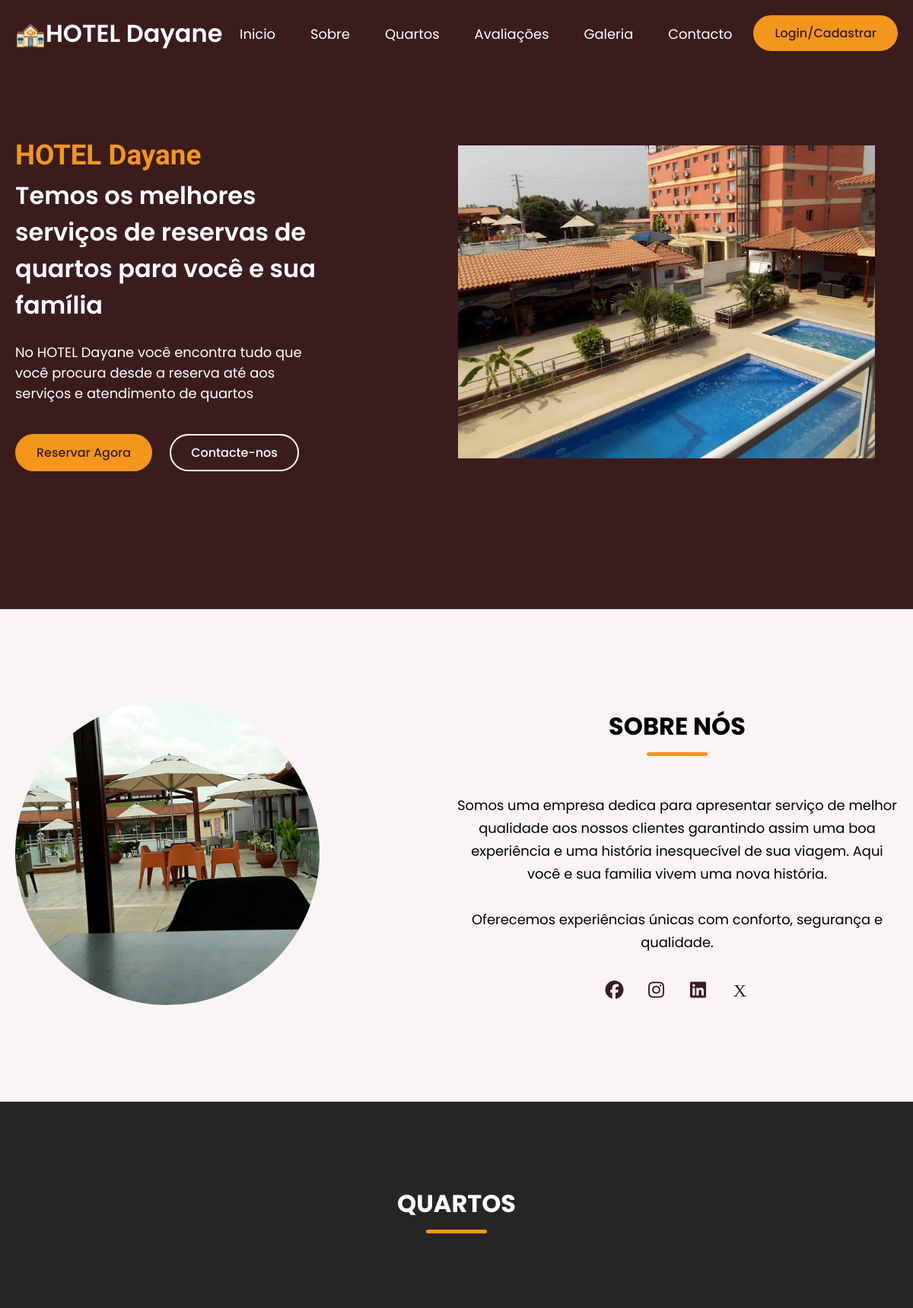
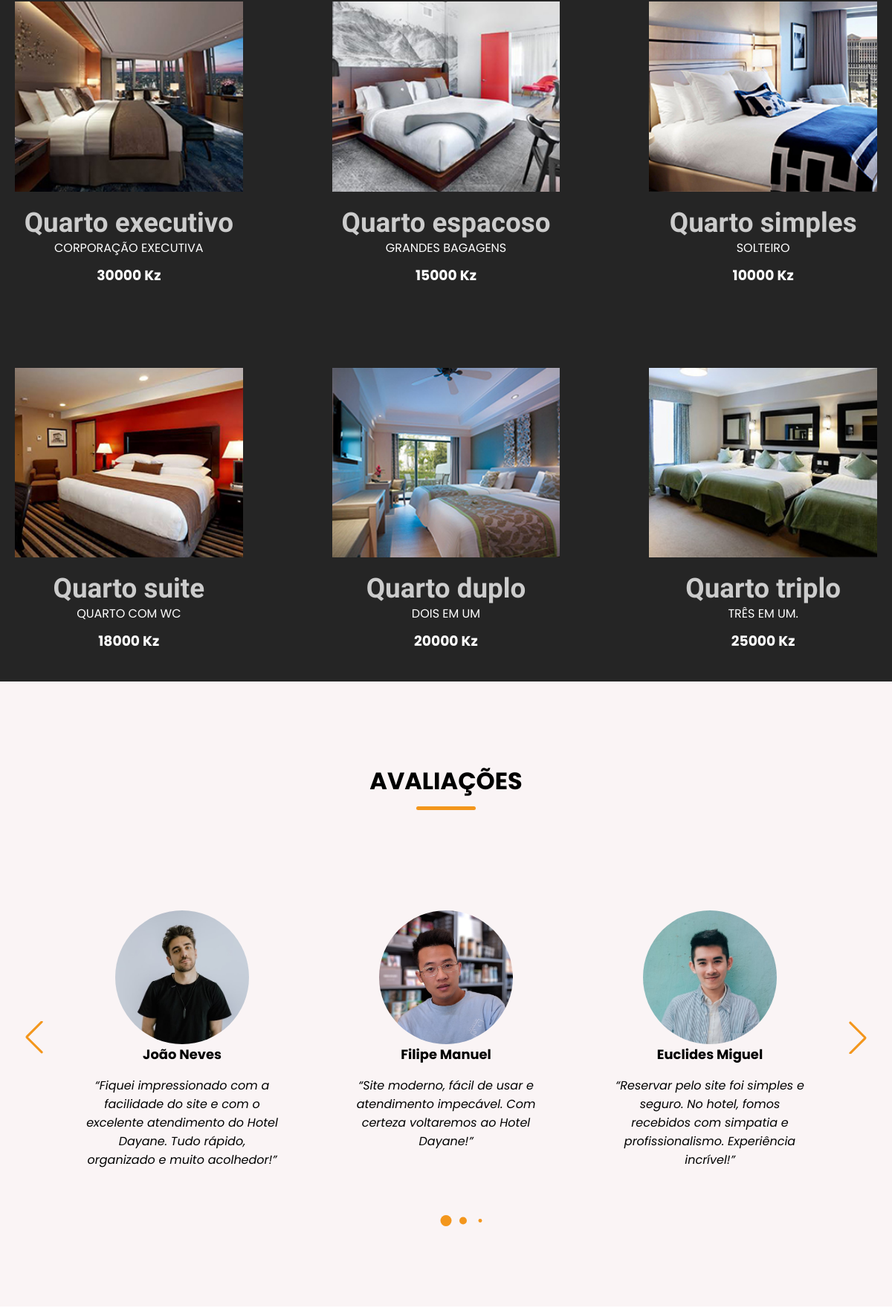
The page / (upper part) on the database its author committed (2 pictures, top to bottom).
### tables this page shows
CREATE TABLE `rooms` (
  `id_rooms` int(11) NOT NULL,
  `tipo` enum('executivo','espacoso','suite','simples','duplo','triplo','executivo2','espacoso2','suite2','simples2','duplo2','triplo2') NOT NULL,
  `descricao` varchar(1000) NOT NULL,
  `preco` decimal(10,0) NOT NULL,
  `data_insert` date NOT NULL,
  `imagem` varchar(100) NOT NULL
);

CREATE TABLE `testemunho` (
  `id` int(11) NOT NULL,
  `nome` varchar(200) NOT NULL,
  `feedback` varchar(200) NOT NULL,
  `imagem` varchar(200) NOT NULL
);

### index.php (the view, shortened to what this page needs)
<?php
include 'db.php';
$rooms_result = $conn->query("SELECT * FROM rooms");
$testemunho_result = $conn->query("SELECT * FROM testemunho");
?>
<!DOCTYPE html>
<html lang="pt-pt">
<head>
    <link rel="stylesheet" href="https://cdnjs.cloudflare.com/ajax/libs/font-awesome/7.0.1/css/all.min.css">
    <link rel="stylesheet" href="https://cdn.jsdelivr.net/npm/swiper@12/swiper-bundle.min.css">
    <link rel="stylesheet" href="css/style.css">
</head>
<body>
    <header>
        <nav class="navbar section-content">
            <a href="#" class="nav-logo">
                <h2 class="logo-text">🏤HOTEL Dayane</h2>
            </a>
            <ul class="nav-menu">
                <li class="nav-item">
                    <a href="#" class="nav-link">Inicio</a>
                </li>
                <li class="nav-item">
                    <a href="#about" class="nav-link">Sobre</a>
                </li>
                <li class="nav-item">
                    <a href="#rooms" class="nav-link">Quartos</a>
                </li>
                <li class="nav-item">
                    <a href="#tst" class="nav-link">Avaliações</a>
                </li>
                <li class="nav-item">
                    <a href="#gallery" class="nav-link">Galeria</a>
                </li>
                <li class="nav-item">
                    <a href="#contact" class="nav-link">Contacto</a>
                </li>
                   <div class="buttons">
                        <a href="login.php" class="button LOGIN-CADASTRO">Login/Cadastrar</a>
                    </div>
            </ul>
        </nav>
    </header>
    <main>
        <section class="hero-section">
            <div class="section-content">
                <div class="hero-details">
                    <h2 class="title">HOTEL Dayane</h2>
                    <h3 class="subtitle">Temos os melhores serviços de reservas de quartos para você e sua família</h3>
                    <p class="description">
                        No HOTEL Dayane você encontra tudo que você procura desde a reserva até aos serviços e atendimento de quartos
                    </p>
                    <div class="buttons">
                        <a href="login.php" class="button book-now">Reservar Agora</a>
                        <a href="#contact" class="button contact-us">Contacte-nos</a>
                    </div>
                </div>
                <div class="hero-image-wrapper">
                    <img src="img/dayane.png" alt="" class="hero-image">
                </div>
            </div>
        </section>
        <section class="about-section" id="about">
            <div class="section-content">
                <div class="about-imag-wrapper">
                    <img src="img/dayane-b.jpg" alt="" class="about-image">
                </div>
                <div class="about-details">
                    <h2 class="section-title">Sobre Nós</h2>
                    <p class="text">Somos uma empresa dedica para apresentar serviço de melhor qualidade aos nossos clientes garantindo assim uma boa experiência e uma história inesquecível de sua viagem.
                    Aqui você e sua familia vivem uma nova história. <br> <br>Oferecemos experiências únicas com conforto, segurança e qualidade.
                    </p>
                    <div class="social-link-list">
                        <a href="#" class="social-link"><i class="fa-brands fa-facebook"></i></a>
                        <a href="#" class="social-link"><i class="fa-brands fa-instagram"></i></a>
                        <a href="#" class="social-link"><i class="fa-brands fa-linkedin"></i></a>
                        <a href="#" class="social-link"><i class="fa-brands fa-x"></i></a>
                    </div>
                </div>
            </div>
        </section>
          <section class="room-section" id="rooms">
            <h2 class="section-title">Quartos</h2>
            <div class="section-content">
                <ul class="room-list">
                    <?php while($room = $rooms_result->fetch_assoc()): ?>
                    <li class="room-item" >
                        <img src="<?= $room['imagem'] ?>" alt="Room1" class="room-image">
                       <h1 class="subititle">Quarto <?= $room['tipo'] ?></h1>
                       <p class="text" style="margin-bottom: 10px;"><?= $room['descricao'] ?></p>
                            <h3><?= $room['preco'] ?> Kz </h3>
                    </li>
                    <?php endwhile; ?>
                </ul>
            </div>
          </section>
          <section class="testimonials-section" id="tst">
            <h2 class="section-title">Avaliações</h2>
            <div class="section-content">
                <div class="slider-container swiper">
                    <div class="slider-wrapper">
                        <ul class="testimonials-list swiper-wrapper">
                              <?php while($testemunho = $testemunho_result->fetch_assoc()): ?>
                            <li class="testimonial swiper-slide">
                                <img src="<?= $testemunho['imagem'] ?>" alt="" class="user-image">
                                <h3 class="name"><?= $testemunho['nome'] ?></h3>
                                <i class="feedback"><?= $testemunho['feedback'] ?></i>
                            </li>
                            <?php endwhile; ?>
                        </ul>
                    </div>
                </div>
            </div>
          </section>
            </main>
</body>
</html>

### rows shown on the page
rooms: imagem (picture), tipo "executivo", descricao "CORPORAÇÃO EXECUTIVA", preco "30000"
rooms: imagem (picture), tipo "espacoso", descricao "GRANDES BAGAGENS", preco "15000"
rooms: imagem (picture), tipo "simples", descricao "SOLTEIRO", preco "10000"
rooms: imagem (picture), tipo "suite", descricao "QUARTO COM WC", preco "18000"
rooms: imagem (picture), tipo "duplo", descricao "DOIS EM UM", preco "20000"
rooms: imagem (picture), tipo "triplo", descricao "TRÊS EM UM.", preco "25000"
testemunho: imagem (picture), nome "João Neves", feedback "“Fiquei impressionado com a facilidade do site e com o excelente atendimento do Hotel Dayane. Tudo rápido, organizado e muito acolhedor!”"
testemunho: imagem (picture), nome "Filipe Manuel", feedback "“Site moderno, fácil de usar e atendimento impecável. Com certeza voltaremos ao Hotel Dayane!”"
testemunho: imagem (picture), nome "Euclides Miguel", feedback "“Reservar pelo site foi simples e seguro. No hotel, fomos recebidos com simpatia e profissionalismo. Experiência incrível!”"
